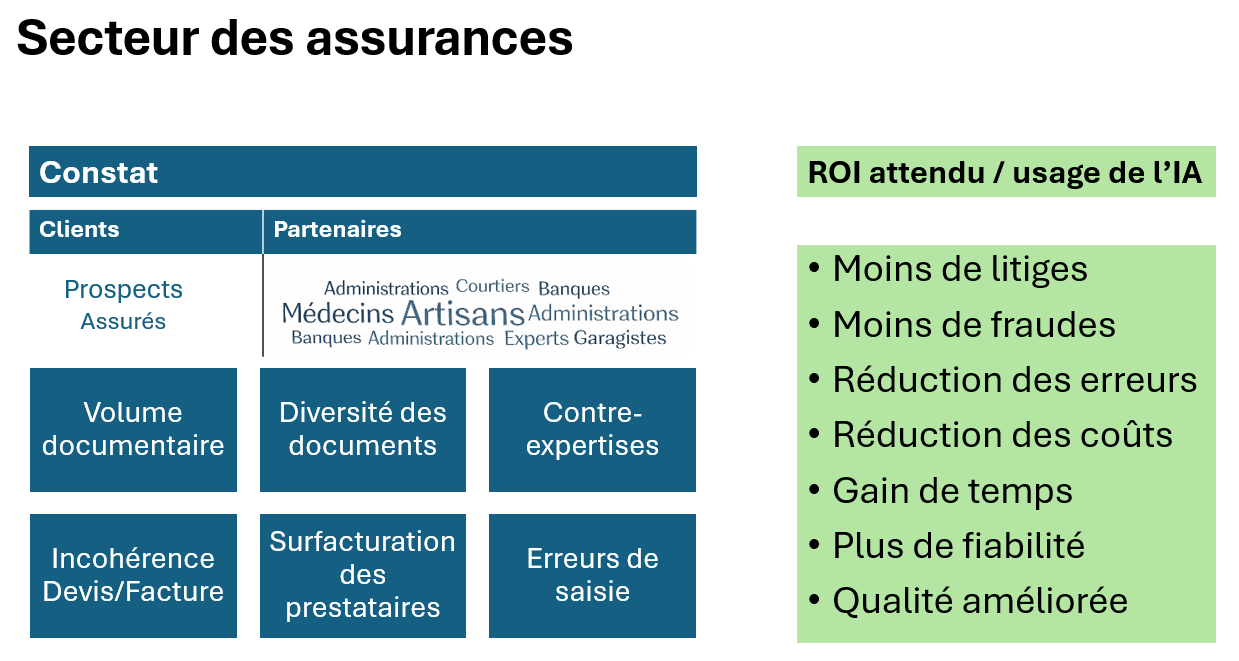
#> input picture Exploration_Dataset_1(travail_annexe)/workspace/streamlit/assets/contexte.png, 1239 x 661 px
$ python -i filters.py   (imports and definitions only)
#> lines starting #> are read from the running program, lines starting #| are printed output that depends on the picture; after the words box and inside, x2 and y2 are one past the last pixel; in counts of white or black regions, pixels touching at a corner belong together
#> further down, picture is the input picture: shape (661, 1239, 3); mean B, G, R 195.3, 200.6, 171.5
import cv2
import numpy as np

# 1. Resize universel (non destructif)
# [52 lines left out: functions cv_resize_max, cv_unrotate, is_mirrored, not called in this run]


# 2c. Correction miroir
def fix_mirror(img):
    return cv2.flip(img, 1)


# 3. Denoise léger (non destructif)
# [9 lines left out: function cv_denoise, not called in this run]


# 4. Autocrop (si document détecté)
def cv_autocrop(img):
    """Recadre sur le document, ou renvoie l'image d'origine si le recadrage échoue."""

    # image vide ou None
    if img is None or img.size == 0:
        return img

    # Convertir en niveaux de gris
    gray = cv2.cvtColor(img, cv2.COLOR_BGR2GRAY)
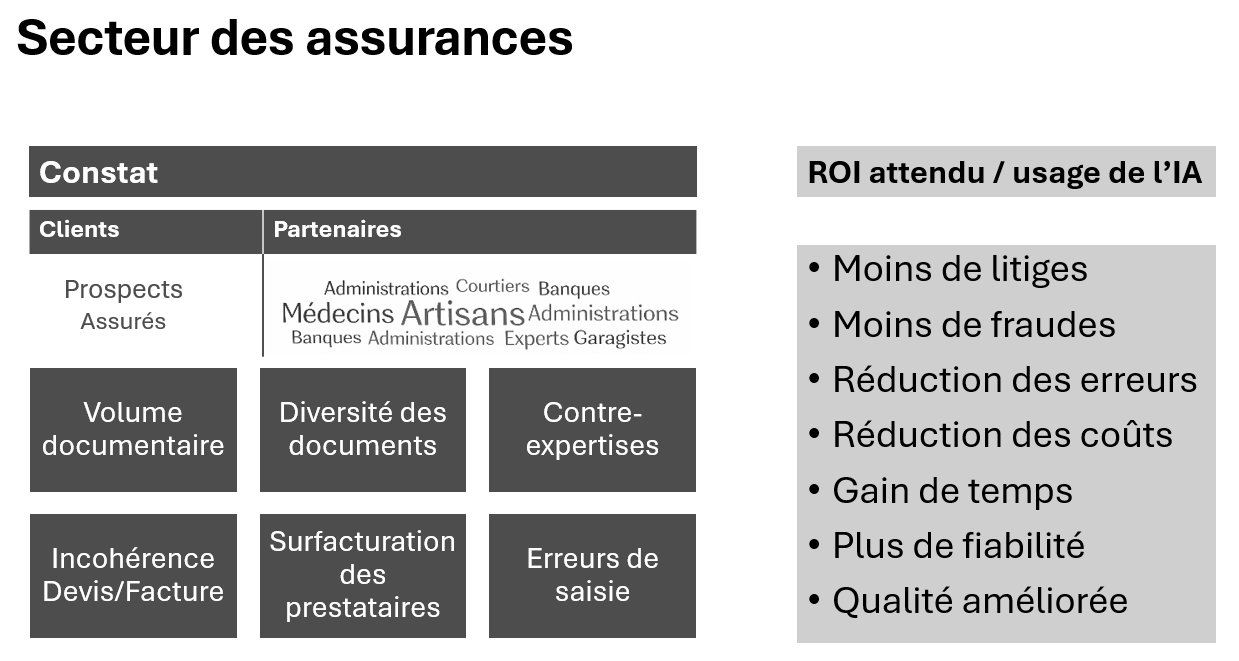
#> gray: shape (661, 1239); min 0, max 255, mean 191.2

    # Flou léger pour stabiliser la détection
    blur = cv2.GaussianBlur(gray, (5, 5), 0)
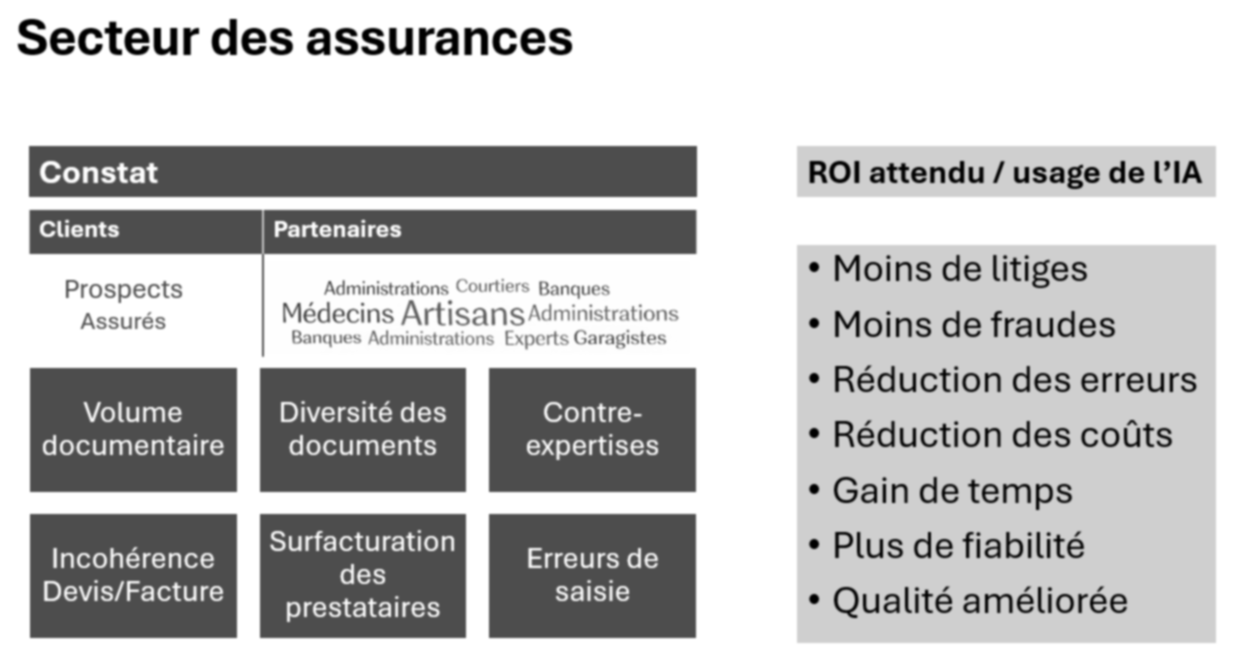
#> blur: shape (661, 1239); min 0, max 255, mean 191.2

    # Détection des bords
    edges = cv2.Canny(blur, 50, 150)
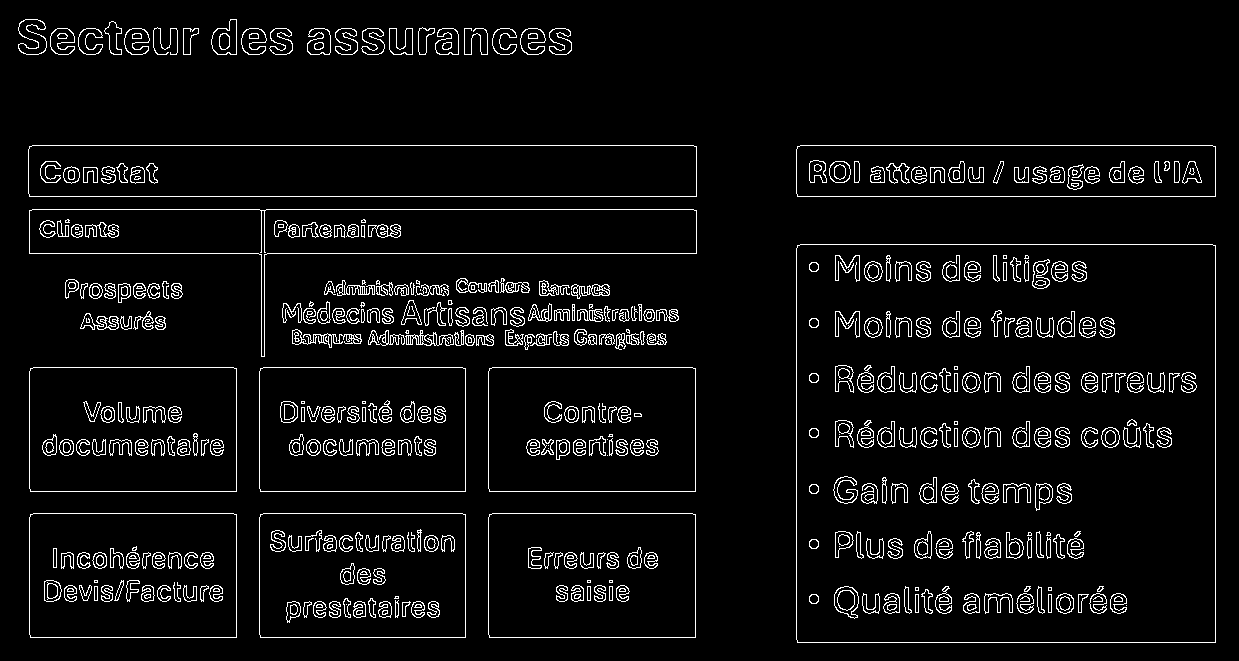
#> edges: shape (661, 1239); 5.3% white in thin lines or dots

    # Trouver les contours
    contours, _ = cv2.findContours(edges, cv2.RETR_EXTERNAL, cv2.CHAIN_APPROX_SIMPLE)
#> contours = 113 contours, 25 with area under 20; largest, box (x1, y1, x2, y2) and area: (796, 244, 1216, 643) 166751, (28, 145, 697, 197) 34057, (29, 209, 697, 357) 29652, (488, 513, 696, 638) 25657, (29, 513, 237, 638) 25657

    if not contours:
        return img  # aucun contour → fallback

    # Prendre le plus grand contour
    cnt = max(contours, key=cv2.contourArea)
#> cnt = contour of 12 points, box (x1, y1, x2, y2) (796, 244, 1216, 643), area 166751

    # Si contour trop petit → fallback
    if cv2.contourArea(cnt) < 500:
        return img

    # Bounding box
    x, y, w, h = cv2.boundingRect(cnt)
#> x = 796; y = 244; w = 420; h = 399

    # éviter un crop vide
    if w <= 0 or h <= 0:
        return img

    cropped = img[y:y+h, x:x+w]
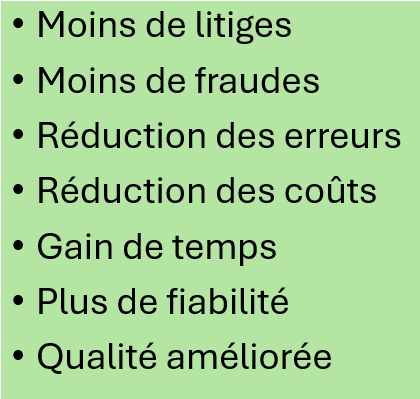
#> cropped: shape (399, 420, 3); mean B, G, R 147.6, 208.2, 163.9

    # éviter une image vide
    if cropped is None or cropped.size == 0:
        return img

    return cropped


# 5. clahe (contraste léger)
# [13 lines left out: function cv_clahe, not called in this run]

>>> import cv2
>>> picture = cv2.imread('../../../../streamlit/assets/contexte.png')
>>> result = cv_autocrop(picture)
